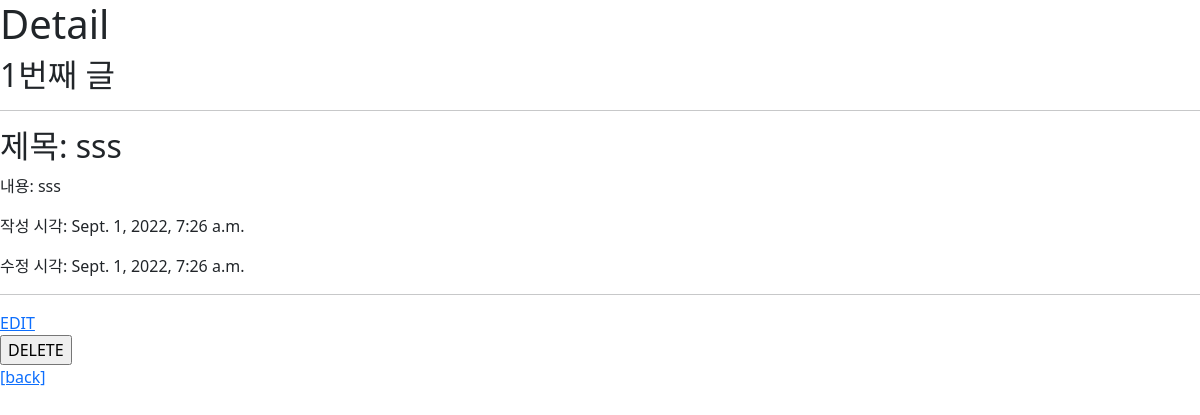
/articles/1/, run on the app's committed database.
### articles/models.py (models this page shows)
class Article(models.Model):
    title = models.CharField(max_length=20)
    content = models.TextField()
    created_at = models.DateTimeField(auto_now_add=True)
    updated_at = models.DateTimeField(auto_now=True)

### articles/views.py (the view)
# urls.py: path('<int:pk>/', views.detail, name='detail'),
def detail(request, pk):
    article = Article.objects.get(pk=pk)
    context = {
        'article': article
    }
    return render(request, 'articles/detail.html',context)

### articles/templates/articles/detail.html
{% extends 'base.html' %}
{% block content %}
<h1>Detail</h1>
<h2>{{ article.pk }}번째 글 </h2>
<hr>
<h2>제목: {{ article.title }} </h2>
<p>내용: {{ article.content }} </p>
<p>작성 시각: {{article.created_at }} </p>
<p>수정 시각: {{article.updated_at }} </p>
<hr>
<a href="{% url 'articles:edit' article.pk %}">EDIT</a><br>
<input type="submit" value="DELETE"><br>
<a href="{% url 'articles:index' %} ">[back]</a>
{% endblock content %}

### data on the page
Article: pk "1", title "sss", content "sss", created_at "Sept. 1, 2022, 7:26 a.m.", updated_at "Sept. 1, 2022, 7:26 a.m."
